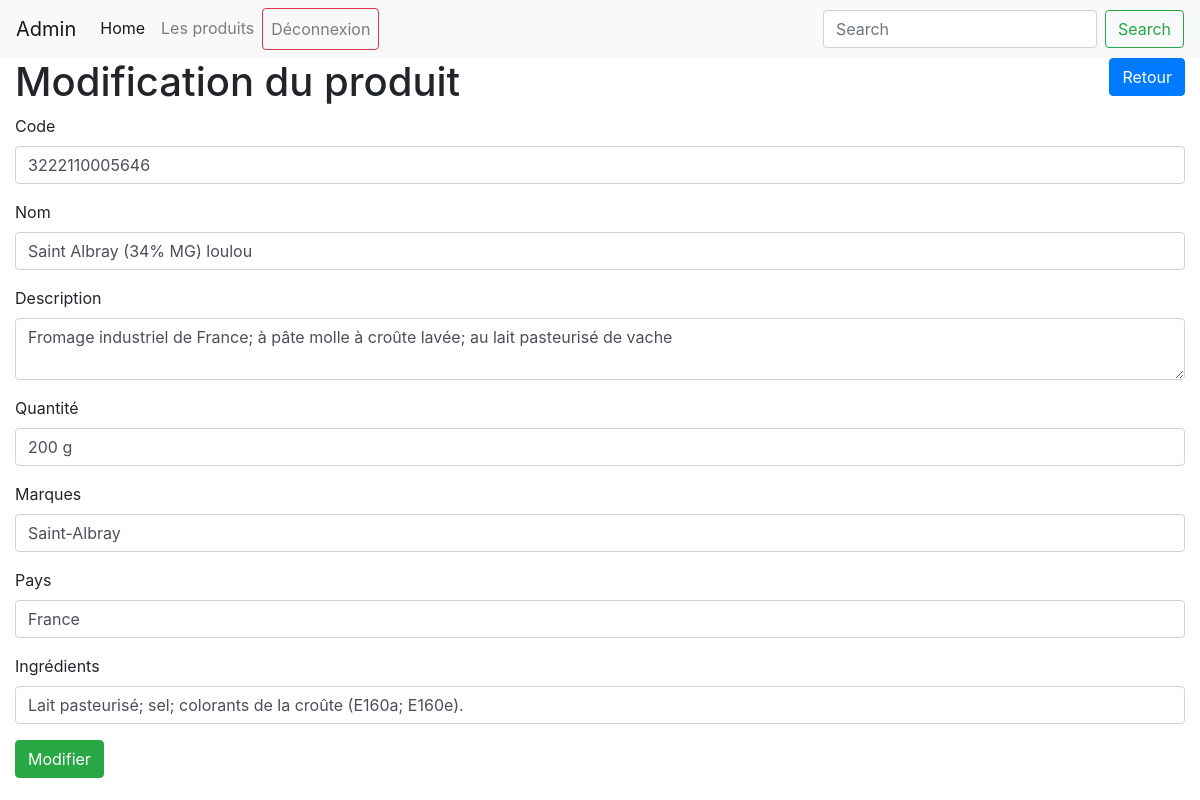
The page /admin.php?p=products.edit&id=1 (signed in) on the database its author committed.
### tables this page shows
CREATE TABLE `products` (
  `id` int(11) unsigned NOT NULL AUTO_INCREMENT,
  `code` varchar(255) DEFAULT NULL,
  `name` varchar(255) DEFAULT NULL,
  `description` text,
  `quantity` varchar(255) DEFAULT NULL,
  `brands` varchar(255) DEFAULT NULL,
  `countries` varchar(255) DEFAULT NULL,
  `ingredients` text,
  `created_at` datetime DEFAULT NULL,
  `updated_at` datetime DEFAULT NULL,
  PRIMARY KEY (`id`)
);

### app/App.php (called while the page is built, shortened)
<?php
  require_once  '../app/Database.php';
  class App {
    private static $database;
    public static function getDb() {
      if(self::$database === null) {
        self::$database = new Database(self::DB_NAME, self::DB_HOST, self::DB_USER, self::DB_PASS, self::DB_PORT);
      }
      return self::$database;
    }
  }
?>

### app/Database.php (called while the page is built, shortened)
<?php
class Database {
  protected
    $host,
    $port,
    $base,
    $user,
    $pass,
    $pdo;
  public function __construct($base, $host = 'localhost', $user = 'root', $pass = 'root', $port = 8889) {
    $this->base = $base;
    $this->port = $port;
    $this->host = $host;
    $this->user = $user;
    $this->pass = $pass;
  }
  public function prepare($statement, $attributes, $class_name, $one = false) {
    $query = $this->getPDO()->prepare($statement);
    $query->execute($attributes);
    $query->setFetchMode(PDO::FETCH_CLASS, $class_name);
    if ($one) {
      $datas = $query->fetch();
    } else {
      $datas = $query->fetchAll();
    }
    return $datas;
  }
  private function getPDO() {
    if ($this->pdo === null) {
      $pdo = new PDO('mysql:dbname=' . $this->base . ';host=' . $this->host . ';port=' . $this->port, $this->user, $this->pass);
      $pdo->setAttribute(PDO::ATTR_ERRMODE, PDO::ERRMODE_EXCEPTION);
      $this->pdo = $pdo;
    }
    return $this->pdo;
  }
}
?>

### app/Product.php (called while the page is built, shortened)
<?php
  class Product {
    public static function find($id) {
      return App::getDb()->prepare('SELECT * FROM products WHERE id=?',[$id], 'Product', true);
    }
  }
?>

### pages/admin/products/edit.php (the view, shortened to what this page needs)
<?php
  require_once '../app/Product.php';
  $product = Product::find($_GET['id']);
?>
<div class="row">
  <div class="col-9">
    <h1>Modification du produit</h1>
  </div>
  <div class="col-3 text-right">
    <a href="admin.php?p=products.index" class="btn btn-primary">Retour</a>
  </div>
</div>
<div class="row">
  <div class="col">
    <form method="post">
      <div class="form-group">
        <label for="code">Code</label>
        <input type="text" name="code" id="code" class="form-control" value="<?= $product->code; ?>">
      </div>
      <div class="form-group">
        <label for="name">Nom</label>
        <input type="text" name="name" id="name" class="form-control" value="<?= $product->name; ?>">
      </div>
      <div class="form-group">
        <label for="description">Description</label>
        <textarea name="description" id="description" class="form-control"><?= $product->description; ?></textarea>
      </div>
      <div class="form-group">
        <label for="quantity">Quantité</label>
        <input type="text" name="quantity" id="quantity" class="form-control" value="<?= $product->quantity; ?>">
      </div>
      <div class="form-group">
        <label for="brands">Marques</label>
        <input type="text" name="brands" id="brands" class="form-control" value="<?= $product->brands; ?>">
      </div>
      <div class="form-group">
        <label for="countries">Pays</label>
        <input type="text" name="countries" id="countries" class="form-control" value="<?= $product->countries; ?>">
      </div>
      <div class="form-group">
        <label for="ingredients">Ingrédients</label>
        <input type="text" name="ingredients" id="ingredients" class="form-control" value="<?= $product->ingredients; ?>">
      </div>
      <input type="submit" value="Modifier" class="btn btn-success">
    </form>
  </div>
</div>

### rows shown on the page
products: code "3222110005646", name "Saint Albray (34% MG) loulou", description "Fromage industriel de France; à pâte molle à croûte lavée; au lait pasteurisé de vache", quantity "200 g", brands "Saint-Albray", countries "France", ingredients "Lait pasteurisé; sel; colorants de la croûte (E160a; E160e)."
